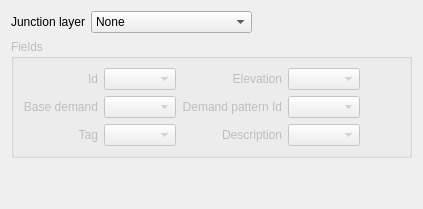
               <widget class="QWidget" name="tabJunctions">
                <attribute name="title">
                 <string>Junctions</string>
                </attribute>
                <layout class="QGridLayout" name="gridLayout_23">
                 <item row="0" column="0">
                  <layout class="QGridLayout" name="gridLayout_21">
                   <item row="0" column="0">
                    <layout class="QHBoxLayout" name="horizontalLayout_36">
                     <item>
                      <widget class="QLabel" name="label_63">
                       <property name="text">
                        <string>Junction layer</string>
                       </property>
                      </widget>
                     </item>
                     <item>
                      <widget class="QComboBox" name="cbJunctionLayer">
                       <property name="sizePolicy">
                        <sizepolicy hsizetype="Expanding" vsizetype="Fixed">
                         <horstretch>0</horstretch>
                         <verstretch>0</verstretch>
                        </sizepolicy>
                       </property>
                       <item>
                        <property name="text">
                         <string>None</string>
                        </property>
                       </item>
                      </widget>
                     </item>
                     <item>
                      <spacer name="horizontalSpacer_32">
                       <property name="orientation">
                        <enum>Qt::Horizontal</enum>
                       </property>
                       <property name="sizeHint" stdset="0">
                        <size>
                         <width>40</width>
                         <height>20</height>
                        </size>
                       </property>
                      </spacer>
                     </item>
                    </layout>
                   </item>
                   <item row="1" column="0">
                    <widget class="QGroupBox" name="gbJunctions">
                     <property name="enabled">
                      <bool>false</bool>
                     </property>
                     <property name="sizePolicy">
                      <sizepolicy hsizetype="Expanding" vsizetype="Fixed">
                       <horstretch>0</horstretch>
                       <verstretch>0</verstretch>
                      </sizepolicy>
                     </property>
                     <property name="title">
                      <string>Fields</string>
                     </property>
                     <layout class="QGridLayout" name="gridLayout_22">
                      <item row="0" column="1">
                       <layout class="QGridLayout" name="gridLayout_30">
                        <item row="0" column="0">
                         <widget class="QLabel" name="label_64">
                          <property name="minimumSize">
                           <size>
                            <width>70</width>
                            <height>0</height>
                           </size>
                          </property>
                          <property name="text">
                           <string>Id</string>
                          </property>
                          <property name="alignment">
                           <set>Qt::AlignRight|Qt::AlignTrailing|Qt::AlignVCenter</set>
                          </property>
                         </widget>
                        </item>
                        <item row="2" column="3">
                         <widget class="QComboBox" name="cbJunction_Descr">
                          <property name="sizePolicy">
                           <sizepolicy hsizetype="Expanding" vsizetype="Fixed">
                            <horstretch>0</horstretch>
                            <verstretch>0</verstretch>
                           </sizepolicy>
                          </property>
                         </widget>
                        </item>
                        <item row="0" column="4">
                         <spacer name="horizontalSpacer_33">
                          <property name="orientation">
                           <enum>Qt::Horizontal</enum>
                          </property>
                          <property name="sizeHint" stdset="0">
                           <size>
                            <width>40</width>
                            <height>20</height>
                           </size>
                          </property>
                         </spacer>
                        </item>
                        <item row="1" column="0">
                         <widget class="QLabel" name="label_66">
                          <property name="minimumSize">
                           <size>
                            <width>70</width>
                            <height>0</height>
                           </size>
                          </property>
                          <property name="text">
                           <string>Base demand</string>
                          </property>
                          <property name="alignment">
                           <set>Qt::AlignRight|Qt::AlignTrailing|Qt::AlignVCenter</set>
                          </property>
                         </widget>
                        </item>
                        <item row="2" column="0">
                         <widget class="QLabel" name="label_76">
                          <property name="minimumSize">
                           <size>
                            <width>70</width>
                            <height>0</height>
                           </size>
                          </property>
                          <property name="text">
                           <string>Tag</string>
                          </property>
                          <property name="alignment">
                           <set>Qt::AlignRight|Qt::AlignTrailing|Qt::AlignVCenter</set>
                          </property>
                         </widget>
                        </item>
                        <item row="2" column="1">
                         <widget class="QComboBox" name="cbJunction_Tag">
                          <property name="sizePolicy">
                           <sizepolicy hsizetype="Expanding" vsizetype="Fixed">
                            <horstretch>0</horstretch>
                            <verstretch>0</verstretch>
                           </sizepolicy>
                          </property>
                         </widget>
                        </item>
                        <item row="2" column="2">
                         <widget class="QLabel" name="label_77">
                          <property name="minimumSize">
                           <size>
                            <width>100</width>
                            <height>0</height>
                           </size>
                          </property>
                          <property name="text">
                           <string>Description</string>
                          </property>
                          <property name="alignment">
                           <set>Qt::AlignRight|Qt::AlignTrailing|Qt::AlignVCenter</set>
                          </property>
                         </widget>
                        </item>
                        <item row="0" column="1">
                         <widget class="QComboBox" name="cbJunction_Id">
                          <property name="sizePolicy">
                           <sizepolicy hsizetype="Expanding" vsizetype="Fixed">
                            <horstretch>0</horstretch>
                            <verstretch>0</verstretch>
                           </sizepolicy>
                          </property>
                         </widget>
                        </item>
                        <item row="1" column="4">
                         <spacer name="horizontalSpacer_34">
                          <property name="orientation">
                           <enum>Qt::Horizontal</enum>
                          </property>
                          <property name="sizeHint" stdset="0">
                           <size>
                            <width>40</width>
                            <height>20</height>
                           </size>
                          </property>
                         </spacer>
                        </item>
                        <item row="0" column="3">
                         <widget class="QComboBox" name="cbJunction_Elevation">
                          <property name="sizePolicy">
                           <sizepolicy hsizetype="Expanding" vsizetype="Fixed">
                            <horstretch>0</horstretch>
                            <verstretch>0</verstretch>
                           </sizepolicy>
                          </property>
                         </widget>
                        </item>
                        <item row="2" column="4">
                         <spacer name="horizontalSpacer_39">
                          <property name="orientation">
                           <enum>Qt::Horizontal</enum>
                          </property>
                          <property name="sizeHint" stdset="0">
                           <size>
                            <width>40</width>
                            <height>20</height>
                           </size>
                          </property>
                         </spacer>
                        </item>
                        <item row="0" column="2">
                         <widget class="QLabel" name="label_65">
                          <property name="minimumSize">
                           <size>
                            <width>100</width>
                            <height>0</height>
                           </size>
                          </property>
                          <property name="text">
                           <string>Elevation</string>
                          </property>
                          <property name="alignment">
                           <set>Qt::AlignRight|Qt::AlignTrailing|Qt::AlignVCenter</set>
                          </property>
                         </widget>
                        </item>
                        <item row="1" column="1">
                         <widget class="QComboBox" name="cbJunction_BaseDem">
                          <property name="sizePolicy">
                           <sizepolicy hsizetype="Expanding" vsizetype="Fixed">
                            <horstretch>0</horstretch>
                            <verstretch>0</verstretch>
                           </sizepolicy>
                          </property>
                         </widget>
                        </item>
                        <item row="1" column="2">
                         <widget class="QLabel" name="label_93">
                          <property name="minimumSize">
                           <size>
                            <width>70</width>
                            <height>0</height>
                           </size>
                          </property>
                          <property name="text">
                           <string>Demand pattern Id</string>
                          </property>
                          <property name="alignment">
                           <set>Qt::AlignRight|Qt::AlignTrailing|Qt::AlignVCenter</set>
                          </property>
                         </widget>
                        </item>
                        <item row="1" column="3">
                         <widget class="QComboBox" name="cbJunction_Pattern">
                          <property name="sizePolicy">
                           <sizepolicy hsizetype="Expanding" vsizetype="Fixed">
                            <horstretch>0</horstretch>
                            <verstretch>0</verstretch>
                           </sizepolicy>
                          </property>
                         </widget>
                        </item>
                       </layout>
                      </item>
                     </layout>
                    </widget>
                   </item>
                   <item row="2" column="0">
                    <spacer name="verticalSpacer_7">
                     <property name="orientation">
                      <enum>Qt::Vertical</enum>
                     </property>
                     <property name="sizeHint" stdset="0">
                      <size>
                       <width>20</width>
                       <height>40</height>
                      </size>
                     </property>
                    </spacer>
                   </item>
                  </layout>
                 </item>
                </layout>
               </widget>
